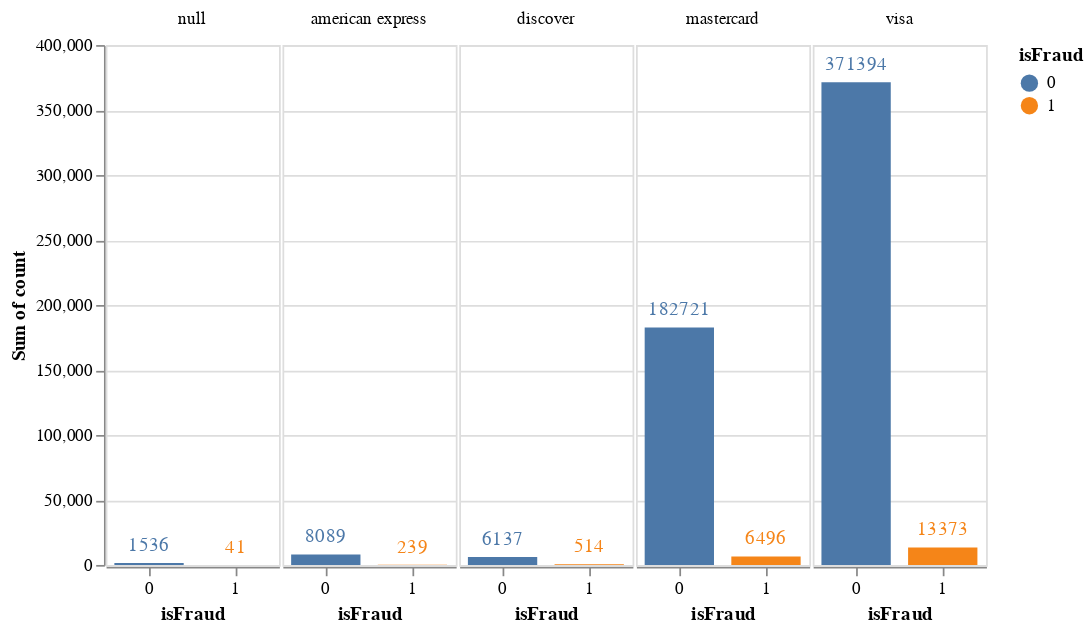

Notebook code for this chart:
### Code cell
bar_chart = alt.Chart(card4Group).encode(
    alt.X("isFraud:O", axis=alt.Axis(labelAngle=0)),
    alt.Y("sum(count):Q"),
    alt.Color("isFraud:N"),
    alt.Text("sum(count):Q", format=".0f"),
).properties(height=alt.Step(50), width=100)

alt.layer(
    bar_chart.mark_bar(size=40),
    bar_chart.mark_text(dy=-10)
).facet(
    alt.Column("card4:N", title=None)
).configure_facet(spacing=0)

### Figure 1 — Vega-Lite specification as saved in the notebook (floating-point values rounded to 4 significant figures)
{"$schema": "https://vega.github.io/schema/vega-lite/v4.17.0.json", "config": {"facet": {"spacing": 0}, "view": {"continuousHeight": 300, "continuousWidth": 400}}, "data": {"name": "data-eae9559f6b593344b1f89d6cd97f6061"}, "datasets": {"data-eae9559f6b593344b1f89d6cd97f6061": [{"card4": "american express", "count": 8089, "isFraud": 0}, {"card4": "american express", "count": 239, "isFraud": 1}, {"card4": "discover", "count": 6137, "isFraud": 0}, {"card4": "discover", "count": 514, "isFraud": 1}, {"card4": "mastercard", "count": 182721, "isFraud": 0}, {"card4": "mastercard", "count": 6496, "isFraud": 1}, {"card4": "visa", "count": 371394, "isFraud": 0}, {"card4": "visa", "count": 13373, "isFraud": 1}, {"card4": null, "count": 1536, "isFraud": 0}, {"card4": null, "count": 41, "isFraud": 1}]}, "facet": {"field": "card4", "title": null, "type": "nominal"}, "spec": {"layer": [{"encoding": {"color": {"field": "isFraud", "type": "nominal"}, "text": {"aggregate": "sum", "field": "count", "format": ".0f", "type": "quantitative"}, "x": {"axis": {"labelAngle": 0}, "field": "isFraud", "type": "ordinal"}, "y": {"aggregate": "sum", "field": "count", "type": "quantitative"}}, "height": {"step": 50}, "mark": {"size": 40, "type": "bar"}, "width": 100}, {"encoding": {"color": {"field": "isFraud", "type": "nominal"}, "text": {"aggregate": "sum", "field": "count", "format": ".0f", "type": "quantitative"}, "x": {"axis": {"labelAngle": 0}, "field": "isFraud", "type": "ordinal"}, "y": {"aggregate": "sum", "field": "count", "type": "quantitative"}}, "height": {"step": 50}, "mark": {"dy": -10, "type": "text"}, "width": 100}]}}
